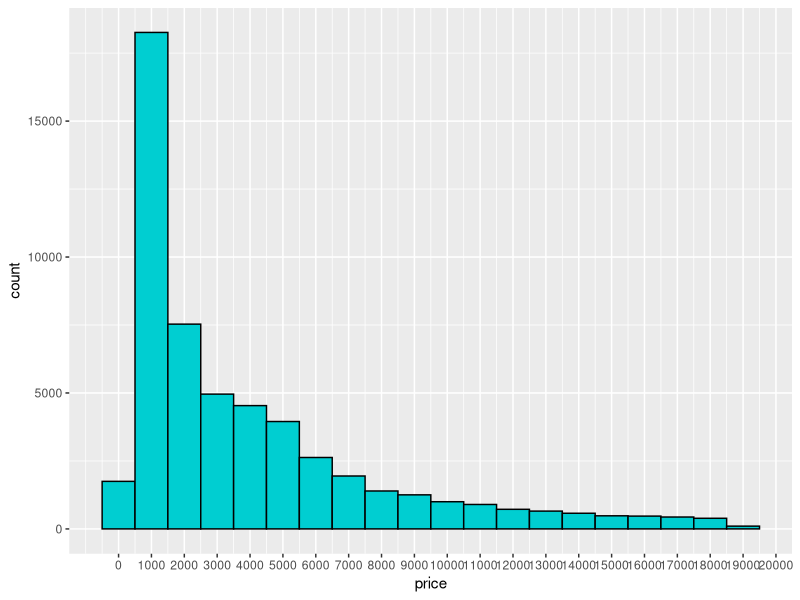
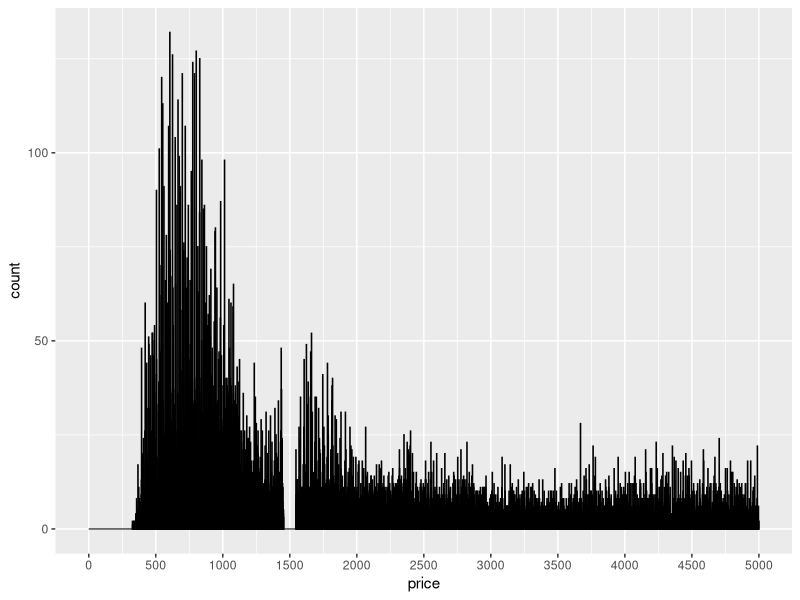
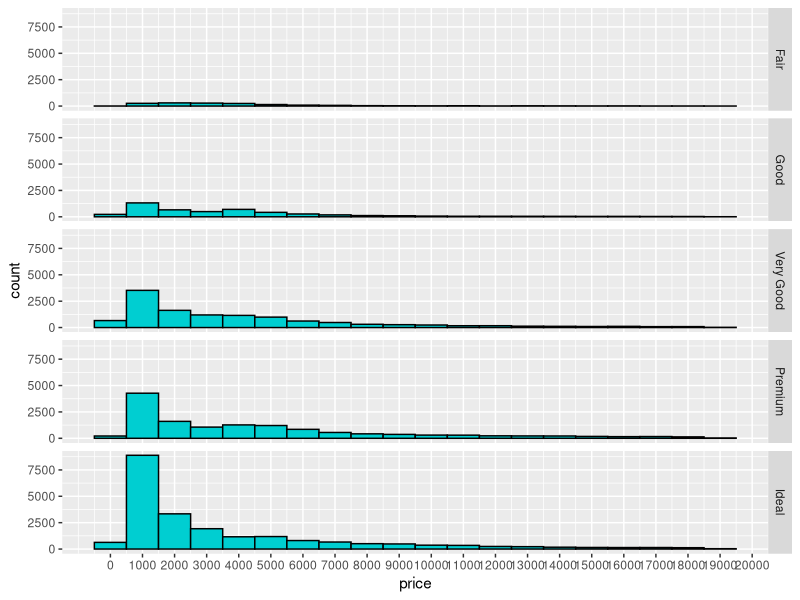
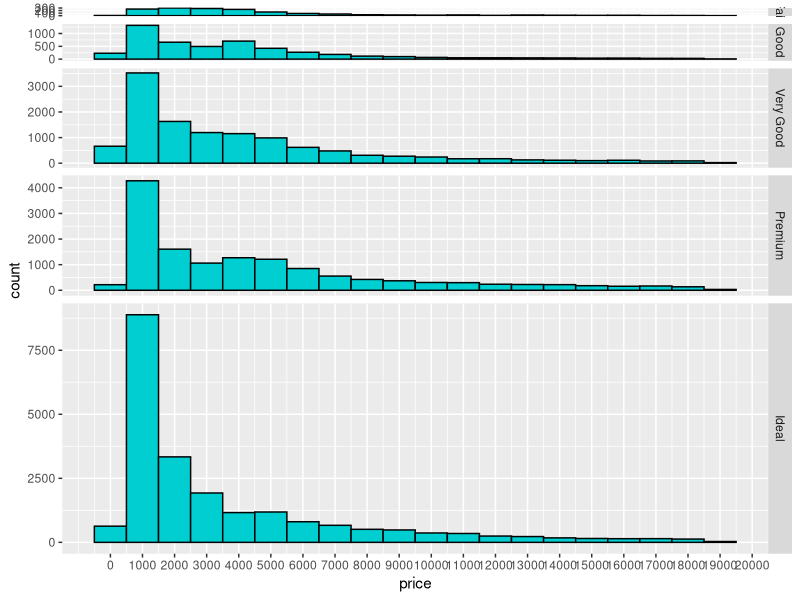

Here is the R script that generated these plots, in order: (Note: this script raises an error after producing the figures.)
################################## Quiz Diamonds #########################################
library(ggplot2) #must load the ggplot package first
data(diamonds) #loads the diamonds data set since it comes with the ggplot package
summary(diamonds)

# carat               cut        color        clarity          depth           table           price             x         
# Min.   :0.2000   Fair     : 1610   D: 6775   SI1    :13065   Min.   :43.00   Min.   :43.00   Min.   :  326   Min.   : 0.000  
# 1st Qu.:0.4000   Good     : 4906   E: 9797   VS2    :12258   1st Qu.:61.00   1st Qu.:56.00   1st Qu.:  950   1st Qu.: 4.710  
# Median :0.7000   Very Good:12082   F: 9542   SI2    : 9194   Median :61.80   Median :57.00   Median : 2401   Median : 5.700  
# Mean   :0.7979   Premium  :13791   G:11292   VS1    : 8171   Mean   :61.75   Mean   :57.46   Mean   : 3933   Mean   : 5.731  
# 3rd Qu.:1.0400   Ideal    :21551   H: 8304   VVS2   : 5066   3rd Qu.:62.50   3rd Qu.:59.00   3rd Qu.: 5324   3rd Qu.: 6.540  
# Max.   :5.0100                     I: 5422   VVS1   : 3655   Max.   :79.00   Max.   :95.00   Max.   :18823   Max.   :10.740  
# J: 2808   (Other): 2531                                                                   
# y                z         
# Min.   : 0.000   Min.   : 0.000  
# 1st Qu.: 4.720   1st Qu.: 2.910  
# Median : 5.710   Median : 3.530  
# Mean   : 5.735   Mean   : 3.539  
# 3rd Qu.: 6.540   3rd Qu.: 4.040  
# Max.   :58.900   Max.   :31.800  

# gives Information about the data set
?diamonds

# to find out how many ordered factors can be
str(diamonds)
# Classes 'tbl_df', 'tbl' and 'data.frame':	53940 obs. of  10 variables:
# $ carat  : num  0.23 0.21 0.23 0.29 0.31 0.24 0.24 0.26 0.22 0.23 ...
# $ cut    : Ord.factor w/ 5 levels "Fair"<"Good"<..: 5 4 2 4 2 3 3 3 1 3 ...
# $ color  : Ord.factor w/ 7 levels "D"<"E"<"F"<"G"<..: 2 2 2 6 7 7 6 5 2 5 ...
# $ clarity: Ord.factor w/ 8 levels "I1"<"SI2"<"SI1"<..: 2 3 5 4 2 6 7 3 4 5 ...
# $ depth  : num  61.5 59.8 56.9 62.4 63.3 62.8 62.3 61.9 65.1 59.4 ...
# $ table  : num  55 61 65 58 58 57 57 55 61 61 ...
# $ price  : int  326 326 327 334 335 336 336 337 337 338 ...
# $ x      : num  3.95 3.89 4.05 4.2 4.34 3.94 3.95 4.07 3.87 4 ...
# $ y      : num  3.98 3.84 4.07 4.23 4.35 3.96 3.98 4.11 3.78 4.05 ...
# $ z      : num  2.43 2.31 2.31 2.63 2.75 2.48 2.47 2.53 2.49 2.39 ...


################################## Price Histogram #########################################
# Create a histogram of the price of
# all the diamonds in the diamond data set.

price_histogram <- ggplot(aes(x = price), data = diamonds)+
  geom_histogram(binwidth = 1000, color = 'black', fill = '#00ced1')+
  scale_x_continuous(breaks = seq(0, 20000, 1000))
print(price_histogram)


################################## Diamonds Count ##########################################
# less 500$
sum(diamonds$price < 500)
# 1729

# less 250$
sum(diamonds$price < 250)
# 0

# greater 15000$
sum(diamonds$price >= 15000)
# 1656


################################## Cheaper Diamonds ########################################
# Explore the largest peak in the
# price histogram you created earlier.

# Try limiting the x-axis, altering the bin width,
# and setting different breaks on the x-axis.

# There won't be a solution video for this
# question so go to the discussions to
# share your thoughts and discover
# what other people find.

# You can save images by using the ggsave() command.
# ggsave() will save the last plot created.
# For example...
#                  qplot(x = price, data = diamonds)
#                  ggsave('priceHistogram.png')

# ggsave currently recognises the extensions eps/ps, tex (pictex),
# pdf, jpeg, tiff, png, bmp, svg and wmf (windows only).

# Submit your final code when you are ready.

price_histogram <- ggplot(aes(x = price), data = diamonds)+
  geom_histogram(binwidth = 1, color = 'black', fill = '#00ced1')+
  scale_x_continuous(lim = c(0, 5000), breaks = seq(0, 5000, 500))
print(price_histogram)
  
# The most diamonds cost between 500 and 1500$. These are more than 20000
#For diamonds that cost less than $2,000, the most common price of a diamond is around 
#$700 with the mode being $605 (binwidth = 1). 


############################### Price by Cut Histogram #####################################
# Break out the histogram of diamond prices by cut.

# You should have five histograms in separate
# panels on your resulting plot.
price_histogram <- ggplot(aes(x = price), data = diamonds)+
  geom_histogram(binwidth = 1000, color = 'black', fill = '#00ced1') +
  scale_x_continuous(breaks = seq(0, 20000, 1000)) +
  facet_grid(cut ~ .)
print(price_histogram)


################################### Price by Cut  ##########################################
# In the two last exercises, we looked at
# the distribution for diamonds by cut.

# Run the code below in R Studio to generate
# the histogram as a reminder.

# ===============================================================

#qplot(x = price, data = diamonds) + facet_wrap(~cut)

# ===============================================================

# In the last exercise, we looked at the summary statistics
# for diamond price by cut. If we look at the output table, the
# the median and quartiles are reasonably close to each other.

# diamonds$cut: Fair
#    Min. 1st Qu.  Median    Mean 3rd Qu.    Max. 
#     337    2050    3282    4359    5206   18570 
# ------------------------------------------------------------------------ 
# diamonds$cut: Good
#    Min. 1st Qu.  Median    Mean 3rd Qu.    Max. 
#     327    1145    3050    3929    5028   18790 
# ------------------------------------------------------------------------ 
# diamonds$cut: Very Good
#    Min. 1st Qu.  Median    Mean 3rd Qu.    Max. 
#     336     912    2648    3982    5373   18820 
# ------------------------------------------------------------------------ 
# diamonds$cut: Premium
#    Min. 1st Qu.  Median    Mean 3rd Qu.    Max. 
#     326    1046    3185    4584    6296   18820 
# ------------------------------------------------------------------------ 
# diamonds$cut: Ideal
#    Min. 1st Qu.  Median    Mean 3rd Qu.    Max. 
#     326     878    1810    3458    4678   18810 

# This means the distributions should be somewhat similar,
# but the histograms we created don't show that.

# The 'Fair' and 'Good' diamonds appear to have 
# different distributions compared to the better
# cut diamonds. They seem somewhat uniform
# on the left with long tails on the right.

# Let's look in to this more.

# Look up the documentation for facet_wrap in R Studio.
# Then, scroll back up and add a parameter to facet_wrap so that
# the y-axis in the histograms is not fixed. You want the y-axis to
# be different for each histogram.

# If you want a hint, check out the Instructor Notes.
price_histogram <- ggplot(aes(x = price), data = diamonds) +
  geom_histogram(binwidth = 1000, color = 'black', fill = '#00ced1') +
  scale_x_continuous(breaks = seq(0, 20000, 1000)) +
  facet_grid(cut ~ ., scales="free", space="free")
print(price_histogram)


############################# Price per Carat by Cut ####################################
# Create a histogram of price per carat
# and facet it by cut. You can make adjustments
# to the code from the previous exercise to get
# started.

# Adjust the bin width and transform the scale
# of the x-axis using log10.

# Submit your final code when you are ready.
price_carat_histogram <- ggplot(diamonds, aes(x = price/carat)) + 
  geom_histogram(color = "black", fill = '#00ced1', binwidth = .05) + 
  theme(axis.text.x = element_text(angle = 0)) +
  scale_x_log10(expression(paste(Log[10], " of Price")),
                breaks = trans_breaks("log10", function(x) 10^x),
                labels = trans_format("log10", math_format(10^.x))) + 
  facet_grid(cut~., scale = "free") + ylab("Count")
print(price_carat_histogram)


################################# Price Box Plot #######################################
# Investigate the price of diamonds using box plots,
# numerical summaries, and one of the following categorical
# variables: cut, clarity, or color.

# There won't be a solution video for this
# exercise so go to the discussion thread for either
# BOXPLOTS BY CLARITY, BOXPLOT BY COLOR, or BOXPLOTS BY CUT
# to share you thoughts and to
# see what other people found.

# You can save images by using the ggsave() command.
# ggsave() will save the last plot created.
# For example...
#                  qplot(x = price, data = diamonds)
#                  ggsave('priceHistogram.png')

# ggsave currently recognises the extensions eps/ps, tex (pictex),
# pdf, jpeg, tiff, png, bmp, svg and wmf (windows only).

# Copy and paste all of the code that you used for
# your investigation, and submit it when you are ready.
ggplot(diamonds, aes(x = clarity, y = price, color = cut)) + 
  geom_boxplot() + 
  facet_grid(color~., margins = TRUE) 


############################ Interqurtile Range - IQR ###################################
?diamonds
# a. What is the price range for the middle 50% of diamonds with color D?
quantile(subset(diamonds, color == "D")$price)
#0%     25%     50%     75%    100% 
#357.0   911.0  1838.0  4213.5 18693.0

# b. What is the price range for the middle 50% of diamonds with color J?
quantile(subset(diamonds, color == "J")$price)
#0%     25%     50%     75%    100% 
#335.0  1860.5  4234.0  7695.0 18710.0 

# c. What is the IQR for Diamonds with the best color?
IQR(subset(diamonds, color == "D")$price)
#3302.5

# d. What is the IQR for Diamonds with the worst color?
IQR(subset(diamonds, color == "J")$price)
#5834.5


########################## Price per Carat Box Plots by Color ###########################
# Investigate the price per carat of diamonds across
# the different colors of diamonds using boxplots.

# Go to the discussions to
# share your thoughts and to discover
# what other people found.

# You can save images by using the ggsave() command.
# ggsave() will save the last plot created.
# For example...
#                  qplot(x = price, data = diamonds)
#                  ggsave('priceHistogram.png')

# ggsave currently recognises the extensions eps/ps, tex (pictex),
# pdf, jpeg, tiff, png, bmp, svg and wmf (windows only).

# Copy and paste all of the code that you used for
# your investigation, and submit it when you are ready.
ggplot(diamonds, aes(x = color, y = price/carat, fill = color)) + 
  geom_boxplot() +
  #coord_cartesian(ylim=c(1000, 6000))+
  scale_y_continuous() + 
  xlab("Color") + ylab("Price per Carat")


############################### Carat Frequency Polygon ################################
sizes = c(0.1, 0.3, 0.8, 1.01, 1.6, 2.0, 3.0, 5.0)

summary(diamonds$carat)
##    Min. 1st Qu.  Median    Mean 3rd Qu.    Max. 
##   0.200   0.400   0.700   0.798   1.040   5.010

ggplot(diamonds, aes(x=carat)) + 
  geom_freqpoly(binwidth = 0.1, alpha = 0.75) +
  scale_x_continuous(breaks=sizes, expand = c(0,0)) +
  scale_y_continuous(expand=c(0,0))+
  geom_hline(yintercept = 2000, color = 'red') +
  geom_vline(xintercept = c(0.1, 0.8, 1.6, 2.0, 3.0, 5.0), color = "red", linetype="dashed", alpha = 0.75) +
  geom_vline(xintercept = c(0.3, 1.01), color = "forestgreen", linetype = "twodash") +
  xlab("Carat Size") + ylab("Count")


################################### Gapminder Data ####################################
# The Gapminder website contains over 500 data sets with information about
# the world's population. Your task is to download a data set of your choice
# and create 2-5 plots that make use of the techniques from Lesson 3.

# You might use a simple histogram, a boxplot split over a categorical variable,
# or a frequency polygon. The choice is yours!

# You can find a link to the Gapminder website in the Instructor Notes.

# Once you've completed your investigation, create a post in the discussions that includes:
#       1. any questions you answered, your observations, and summary statistics
#       2. snippets of code that created the plots
#       3. links to the images of your plots

# You can save images by using the ggsave() command.
# ggsave() will save the last plot created.
# For example...
#                  qplot(x = price, data = diamonds)
#                  ggsave('priceHistogram.png')

# ggsave currently recognises the extensions eps/ps, tex (pictex),
# pdf, jpeg, tiff, png, bmp, svg and wmf (windows only).

# Copy and paste all of the code that you used for
# your investigation, and submit it when you are ready.



########################## Exploring your Friends Birthday ############################
# Your task is to investigate the distribution of your friends'
# birth months and days.

# Here some questions you could answer, and we hope you think of others.

# **********************************************************************

# How many people share your birthday? Do you know them?
# (Reserve time with them or save money to buy them a gift!)

# Which month contains the most number of birthdays?

# How many birthdays are in each month?

# Which day of the year has the most number of birthdays?

# Do you have at least 365 friends that have birthdays on everyday
# of the year?

# **********************************************************************

# You will need to do some data munging and additional research to
# complete this task. This task won't be easy, and you may encounter some
# unexpected challenges along the way. We hope you learn a lot from it though.

# You can expect to spend 30 min or more on this task depending if you
# use the provided data or obtain your personal data. We also encourage you
# to use the lubridate package for working with dates. Read over the documentation
# in RStudio and search for examples online if you need help.

# You'll need to export your Facebooks friends' birthdays to a csv file.
# You may need to create a calendar of your Facebook friends' birthdays
# in a program like Outlook or Gmail and then export the calendar as a
# csv file.

# Once you load the data into R Studio, you can use the strptime() function
# to extract the birth months and birth days. We recommend looking up the
# documentation for the function and finding examples online.

# We've included some links in the Instructor Notes to help get you started.

# Once you've completed your investigation, create a post in the discussions that includes:
#       1. any questions you answered, your observations, and summary statistics
#       2. snippets of code that created the plots
#       3. links to the images of your plots

# You can save images by using the ggsave() command.
# ggsave() will save the last plot created.
# For example...
#                  qplot(x = price, data = diamonds)
#                  ggsave('priceHistogram.png')

# ggsave currently recognises the extensions eps/ps, tex (pictex),
# pdf, jpeg, tiff, png, bmp, svg and wmf (windows only).

# Copy and paste all of the code that you used for
# your investigation below the line. Submit it when you are ready.
# ===============================================================================



























